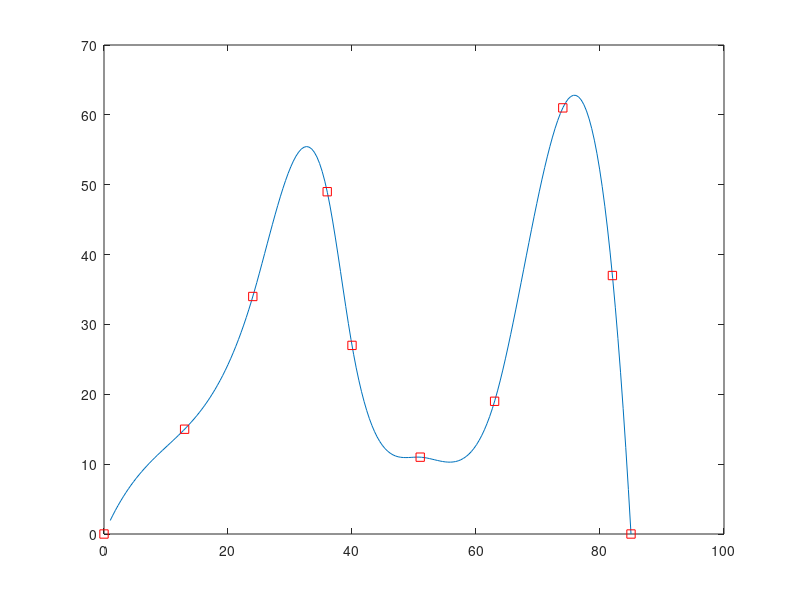

Here is the MATLAB script that generated this plot:
clc;clear all;close all;
X=[0 13 24 36 40 51 63 74 82 85];
Y=[0 15 34 49 27 11 19 61 37 0];
sp=spline(X,Y);
sp.breaks
sp.coefs
xx=linspace(1,85,200);
yy=fnval(sp,xx);
figure(1);
% fnplt(sp,[1,15])
plot(xx,yy);
hold on
plot(X,Y,'sr');
% hold off;